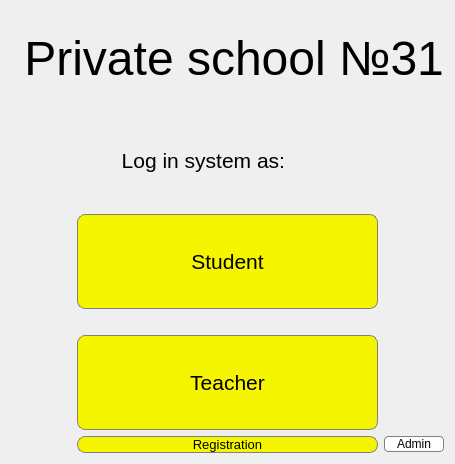
<?xml version="1.0" encoding="UTF-8"?>
<ui version="4.0">
 <class>Title</class>
 <widget class="QDialog" name="Title">
  <property name="geometry">
   <rect>
    <x>0</x>
    <y>0</y>
    <width>444</width>
    <height>464</height>
   </rect>
  </property>
  <property name="windowTitle">
   <string>Dialog</string>
  </property>
  <layout class="QGridLayout" name="gridLayout">
   <item row="0" column="0" colspan="3">
    <widget class="QLabel" name="label">
     <property name="maximumSize">
      <size>
       <width>450</width>
       <height>16777215</height>
      </size>
     </property>
     <property name="font">
      <font>
       <family>Segoe UI Symbol</family>
       <pointsize>36</pointsize>
      </font>
     </property>
     <property name="text">
      <string> Private school №31</string>
     </property>
    </widget>
   </item>
   <item row="1" column="0" colspan="2">
    <widget class="QLabel" name="label_5">
     <property name="maximumSize">
      <size>
       <width>450</width>
       <height>16777215</height>
      </size>
     </property>
     <property name="font">
      <font>
       <pointsize>16</pointsize>
      </font>
     </property>
     <property name="text">
      <string>                   Log in system as:</string>
     </property>
    </widget>
   </item>
   <item row="2" column="1">
    <widget class="QPushButton" name="pushButton_Student">
     <property name="sizePolicy">
      <sizepolicy hsizetype="Expanding" vsizetype="Preferred">
       <horstretch>0</horstretch>
       <verstretch>0</verstretch>
      </sizepolicy>
     </property>
     <property name="minimumSize">
      <size>
       <width>0</width>
       <height>40</height>
      </size>
     </property>
     <property name="font">
      <font>
       <pointsize>16</pointsize>
      </font>
     </property>
     <property name="styleSheet">
      <string notr="true">QPushButton{
border-radius: 8px;
background-color: rgb(245, 245, 0);
border: 1px solid gray; 
}

QPushButton:pressed{
background-color:qlineargradient(x1:0, y1:0, x2:0, y2:1,
														stop: 0 #BEBEBE, stop:1 #D7D7D7);
}</string>
     </property>
     <property name="text">
      <string>Student</string>
     </property>
    </widget>
   </item>
   <item row="2" column="2">
    <spacer name="horizontalSpacer_16">
     <property name="orientation">
      <enum>Qt::Horizontal</enum>
     </property>
     <property name="sizeType">
      <enum>QSizePolicy::Preferred</enum>
     </property>
     <property name="sizeHint" stdset="0">
      <size>
       <width>60</width>
       <height>20</height>
      </size>
     </property>
    </spacer>
   </item>
   <item row="3" column="0">
    <spacer name="horizontalSpacer_17">
     <property name="orientation">
      <enum>Qt::Horizontal</enum>
     </property>
     <property name="sizeType">
      <enum>QSizePolicy::Preferred</enum>
     </property>
     <property name="sizeHint" stdset="0">
      <size>
       <width>60</width>
       <height>20</height>
      </size>
     </property>
    </spacer>
   </item>
   <item row="4" column="1">
    <widget class="QPushButton" name="pushButton_Teacher">
     <property name="sizePolicy">
      <sizepolicy hsizetype="Expanding" vsizetype="Preferred">
       <horstretch>0</horstretch>
       <verstretch>0</verstretch>
      </sizepolicy>
     </property>
     <property name="minimumSize">
      <size>
       <width>0</width>
       <height>40</height>
      </size>
     </property>
     <property name="maximumSize">
      <size>
       <width>16777215</width>
       <height>16777215</height>
      </size>
     </property>
     <property name="font">
      <font>
       <pointsize>16</pointsize>
      </font>
     </property>
     <property name="styleSheet">
      <string notr="true">QPushButton{
border-radius: 8px;
background-color: rgb(245, 245, 0);
border: 1px solid gray; 
}

QPushButton:pressed{
background-color:qlineargradient(x1:0, y1:0, x2:0, y2:1,
														stop: 0 #BEBEBE, stop:1 #D7D7D7);
}</string>
     </property>
     <property name="text">
      <string>Teacher</string>
     </property>
    </widget>
   </item>
   <item row="5" column="1">
    <widget class="QPushButton" name="pushButton_Registration">
     <property name="sizePolicy">
      <sizepolicy hsizetype="Preferred" vsizetype="Fixed">
       <horstretch>0</horstretch>
       <verstretch>0</verstretch>
      </sizepolicy>
     </property>
     <property name="font">
      <font>
       <pointsize>10</pointsize>
      </font>
     </property>
     <property name="styleSheet">
      <string notr="true">QPushButton{
border-radius: 8px;
background-color: rgb(245, 245, 0);
border: 1px solid gray; 
}

QPushButton:pressed{
background-color:qlineargradient(x1:0, y1:0, x2:0, y2:1,
														stop: 0 #BEBEBE, stop:1 #D7D7D7);
}</string>
     </property>
     <property name="text">
      <string>Registration</string>
     </property>
    </widget>
   </item>
   <item row="5" column="2">
    <widget class="QPushButton" name="pushButton_Admin">
     <property name="styleSheet">
      <string notr="true">QPushButton{
border-radius: 4px;
background-color: rgb(255,255,255);
border: 1px solid gray; 
}

QPushButton:pressed{
background-color:qlineargradient(x1:0, y1:0, x2:0, y2:1,
														stop: 0 #BEBEBE, stop:1 #D7D7D7);
}</string>
     </property>
     <property name="text">
      <string>Admin</string>
     </property>
    </widget>
   </item>
  </layout>
 </widget>
 <resources/>
 <connections/>
</ui>
